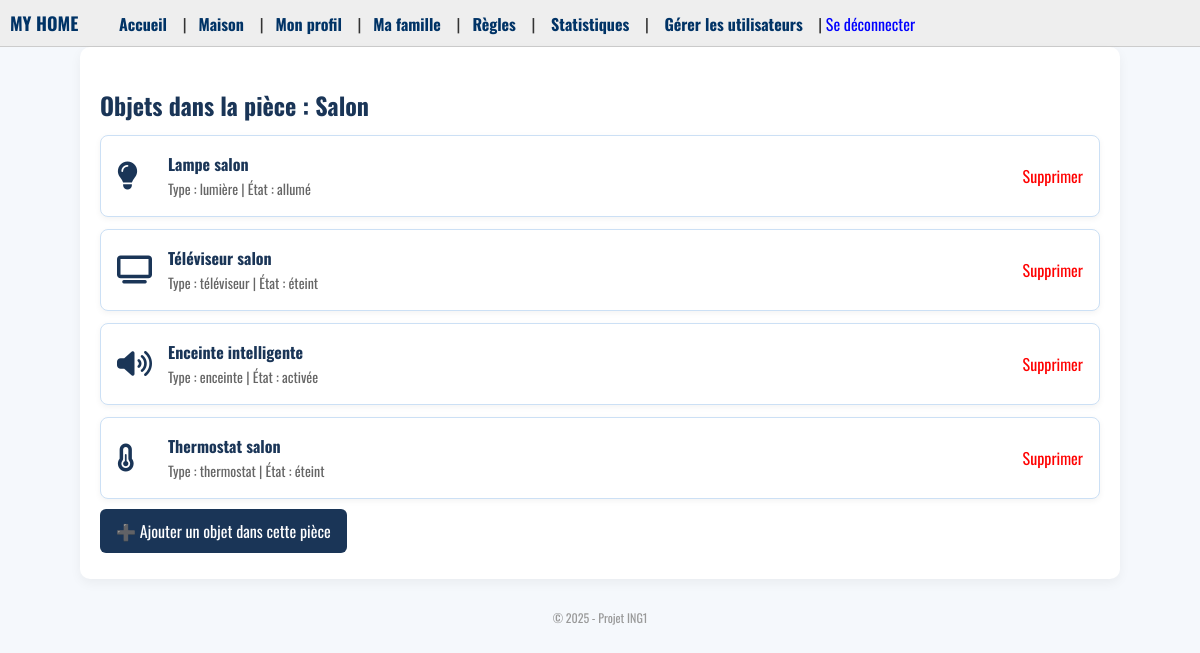
Page /maison/piece/11/ (signed in) on the committed database.
### objets/models.py (models this page shows, shortened)
class Piece(models.Model):
    nom = models.CharField(max_length=100)

class ObjetConnecte(models.Model):
    nom = models.CharField(max_length=100)
    type_objet = models.CharField(max_length=100)
    etat = models.CharField(max_length=100, default="éteint")
    piece = models.ForeignKey(Piece, related_name="objets", on_delete=models.CASCADE)
    intensite = models.PositiveIntegerField(null=True, blank=True)  # lumière
    couleur = models.CharField(max_length=20, null=True, blank=True)
    volume = models.PositiveIntegerField(null=True, blank=True)  # enceinte
    musique = models.CharField(max_length=100, null=True, blank=True)
    temperature = models.FloatField(null=True, blank=True)  # thermostat, sèche-serviette
    mode = models.CharField(max_length=50, null=True, blank=True)  # thermostat, lit
    position = models.CharField(max_length=20, null=True, blank=True)  # volet, parasol, lit
    consommation_eau = models.FloatField(null=True, blank=True)  # capteur d'eau
    restreint_enfant = models.BooleanField(default=False)
    controle_parent_uniquement = models.BooleanField(default=False)
    date_derniere_interaction = models.DateTimeField(null=True, blank=True)

### objets/views.py (the view)
# urls.py: path('maison/piece/<int:id>/', voir_piece, name='voir_piece'),
@login_required
def voir_piece(request, id):
    piece = get_object_or_404(Piece, id=id)
    user = request.user
    if user.niveau not in ["intermédiaire", "avancé", "expert"]:
        return render(request, 'erreur.html', {'message': "Accès réservé à partir du niveau intermédiaire."})
    objets = piece.objets.all()
    if user.age and user.age < 15:
        objets = objets.exclude(restreint_enfant=True)
    if user.type_membre != "parent":
        objets = objets.exclude(controle_parent_uniquement=True)
    return render(request, 'voir_piece.html', {'piece': piece, 'objets': objets})

### templates/voir_piece.html (shortened to what this page needs)
{% extends 'base.html' %}
{% block content %}
  <h2>Objets dans la pièce : {{ piece.nom }}</h2>
  {% if objets %}
    {% for objet in objets %}
      <div class="objet-card">
        <i class="objet-icon
          {% if objet.type_objet == 'lumière' %}fas fa-lightbulb
          {% elif objet.type_objet == 'téléviseur' %}fas fa-tv
          {% elif objet.type_objet == 'enceinte' %}fas fa-volume-up
          {% elif objet.type_objet == 'thermostat' %}fas fa-thermometer-half
          {% elif objet.type_objet == 'clé wifi' %}fas fa-wifi
          {% elif objet.type_objet == 'détecteur de fumée' %}fas fa-fire-alt
          {% elif objet.type_objet == 'store' or objet.type_objet == 'parasol' or objet.type_objet == 'volet' %}fas fa-window-maximize
          {% else %}fas fa-cube{% endif %}
        "></i>
        <div class="objet-info">
          <h4>
            <a href="{% url 'voir_objet' objet.id %}" style="color: inherit;">{{ objet.nom }}</a>
          </h4>
          <span>Type : {{ objet.type_objet }}{% if objet.etat %} | État : {{ objet.etat }}{% endif %}</span>
        </div>
        {% if user.niveau == "expert" %}
          <div>
            <a href="{% url 'supprimer_objet' objet.id %}" style="color: red;" onclick="return confirm('Supprimer cet objet ?')">Supprimer</a>
          </div>
        {% endif %}
      </div>
    {% endfor %}
  {% else %}
    <p>Aucun objet disponible dans cette pièce.</p>
  {% endif %}
  {% if user.niveau == "expert" %}
    <p style="margin-top: 20px;">
      <a href="{% url 'ajouter_objet_piece' piece.id %}" class="btn">
        ➕ Ajouter un objet dans cette pièce
      </a>
    </p>
  {% endif %}
{% endblock %}

### static/style.css (style rules this page uses)
body { font-family: 'Oswald', sans-serif; background-color: #F5F8FC; color: #333; margin: 0; padding: 0; }
h1, h2, h3 { color: #1A3557; margin-bottom: 10px; }
a { color: #1A3557; text-decoration: none; }
button, .btn { background-color: #1A3557; color: white; padding: 10px 16px; border: none; border-radius: 6px; cursor: pointer; transition: background-color 0.2s ease-in-out; }
.objet-card { background-color: #ffffff; border: 1px solid #cce0f5; border-radius: 8px; padding: 16px; margin: 12px 0; display: flex; align-items: center; gap: 16px; box-shadow: 0 2px 6px rgba(0,0,0,0.05); transition: transform 0.2s ease; }
.objet-icon { font-size: 28px; color: #1A3557; width: 35px; }
.objet-info { flex-grow: 1; }
.objet-info h4 { margin: 0; color: #1A3557; }
.objet-info span { font-size: 14px; color: #666; }

### rows in the picture
Piece: nom "Salon"
ObjetConnecte: nom "Lampe salon", type_objet "lumière", etat "allumé"
ObjetConnecte: nom "Téléviseur salon", type_objet "téléviseur", etat "éteint"
ObjetConnecte: nom "Enceinte intelligente", type_objet "enceinte", etat "activée"
ObjetConnecte: nom "Thermostat salon", type_objet "thermostat", etat "éteint"
